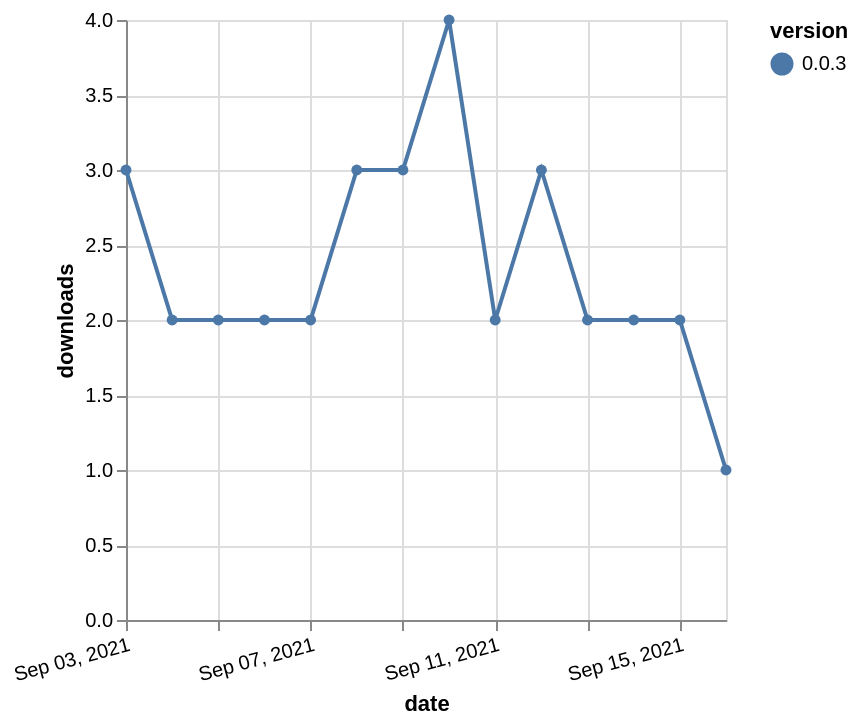

Vega-Lite specification for this chart:
### Vega-Lite specification from a JSON file in a GitHub repository (floating-point values rounded to 4 significant figures)
{"$schema": "https://vega.github.io/schema/vega-lite/v5.json", "description": "A simple bar chart with embedded data.", "data": {"values": [{"date": "2021-09-03", "total": 485, "delta": 3, "version": "0.0.3"}, {"date": "2021-09-04", "total": 487, "delta": 2, "version": "0.0.3"}, {"date": "2021-09-05", "total": 489, "delta": 2, "version": "0.0.3"}, {"date": "2021-09-06", "total": 491, "delta": 2, "version": "0.0.3"}, {"date": "2021-09-07", "total": 493, "delta": 2, "version": "0.0.3"}, {"date": "2021-09-08", "total": 496, "delta": 3, "version": "0.0.3"}, {"date": "2021-09-09", "total": 499, "delta": 3, "version": "0.0.3"}, {"date": "2021-09-10", "total": 503, "delta": 4, "version": "0.0.3"}, {"date": "2021-09-11", "total": 505, "delta": 2, "version": "0.0.3"}, {"date": "2021-09-12", "total": 508, "delta": 3, "version": "0.0.3"}, {"date": "2021-09-13", "total": 510, "delta": 2, "version": "0.0.3"}, {"date": "2021-09-14", "total": 512, "delta": 2, "version": "0.0.3"}, {"date": "2021-09-15", "total": 514, "delta": 2, "version": "0.0.3"}, {"date": "2021-09-16", "total": 515, "delta": 1, "version": "0.0.3"}]}, "width": "container", "mark": {"type": "line", "point": {"filled": true}}, "encoding": {"x": {"field": "date", "type": "temporal", "timeUnit": "yearmonthdate", "title": "date", "axis": {"labelAngle": -15}}, "y": {"field": "delta", "type": "quantitative", "title": "downloads"}, "color": {"field": "version", "type": "nominal"}, "tooltip": {"field": "delta"}}}
